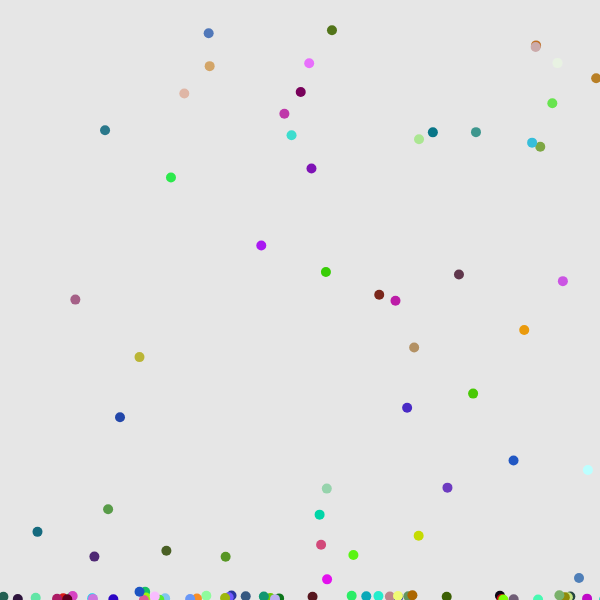
Frame 1 (no input)
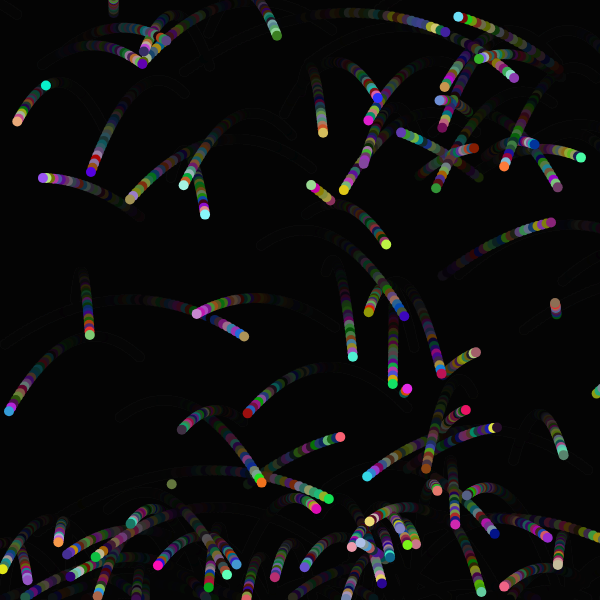
Frame 60 (no input)
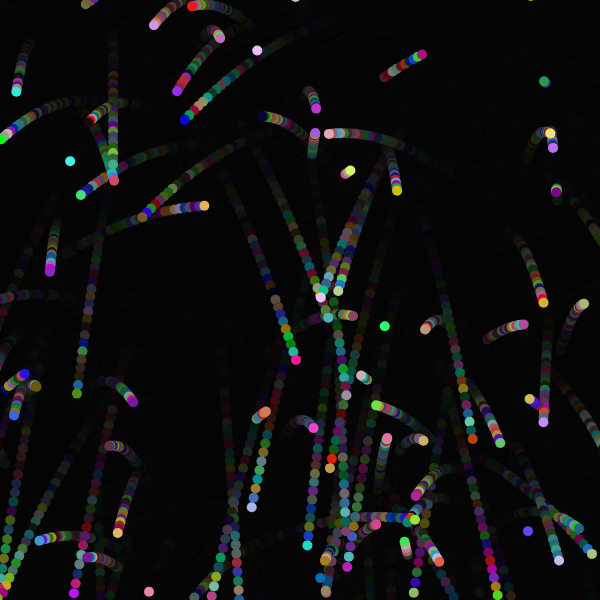
Frame 120 (the mouse pressed at the canvas centre since frame 60)

The p5.js sketch that drew these frames (run headless with seeded random() and noise() and a simulated clock; from frame 60 on, the mouse is pressed at the canvas centre):

// p5.js sketch
// ── sketch.js
let NUM_OF_PARTICLES = 100; // Decide the initial number of particles.

let particles = [];

function setup() {
  let canvas = createCanvas(600, 600);
  //canvas.parent("canvasWrapper");

  // generate particles
  for (let i = 0; i < NUM_OF_PARTICLES; i++) {
    particles[i] = new Particle(random(width), height);
  }
}

function draw() {
  background(0, 25);

  // update and display
  for (let i = 0; i < particles.length; i++) {
    let p = particles[i];
    p.update();
    p.display();
  }
}

class Particle {
  // constructor function
  constructor(startX, startY) {
    // properties: particle's characteristics
    this.x = startX;
    this.y = startY;
    this.dia = 10;
    this.speed = random(2, 5);
    this.angle = random(TWO_PI);
    this.xSpd = this.speed * cos(this.angle);
    this.ySpd = -this.speed * sin(this.angle);
  }
  // methods (functions): particle's behaviors
  update() {
    this.x += this.xSpd;
    this.y += this.ySpd;
    this.ySpd += 0.1;
    
    if(this.y > height){
      this.x = random(width);
      this.y = random(height);
      this.ySpd = -this.speed * 0.7;
    }
    
  }
  display() {
    // particle's appearance
    push();
    noStroke();
    fill(random(255), random(255), random(255));
    translate(this.x, this.y);
    ellipse(0, 0, this.dia);
    pop();
  }
}
